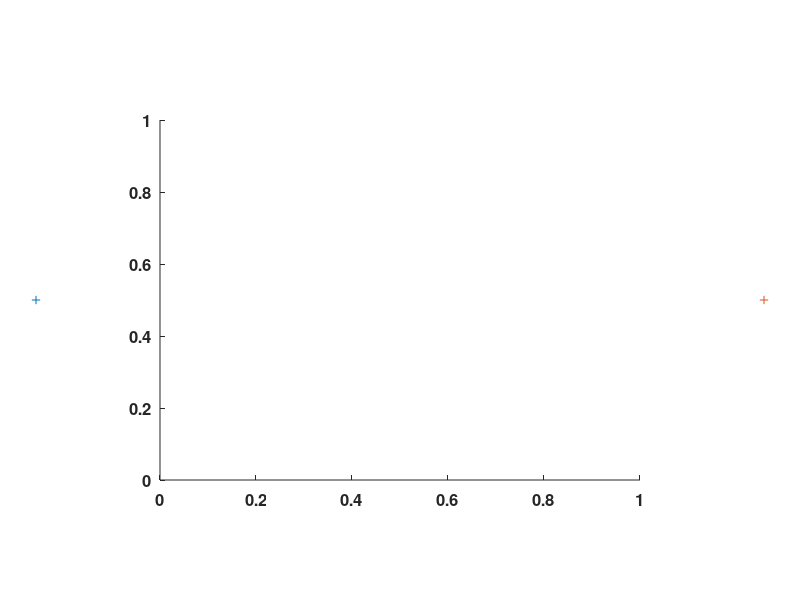

Write the MATLAB code that produced this figure.
%MKVG1	        Make a view graph out of a single plot.
%
%    mkvg1
%
%    Calls: none.
%
%    Bugs: need to move title to another axes to get it to print in the
%          correct spot.

%%%%%%%%%%%%%%%%%%%%%%%%%%%%%%%%%%%%%%%%%%%%%%%%%%%%%%%%%%%%%%%%%%%%%%%%
%%%%%%%%%%%%%%%%%%%%%%%%%%%%%%%%%%%%%%%%%%%%%%%%%%%%%%%%%%%%%%%%%%%%%%%%
%  $Author: rickg $
%
%  $Date: 2004/01/03 08:25:06 $
%
%  $Revision: 1.1.1.1 $
%
%  $Log: mkvg1.m,v $
%  Revision 1.1.1.1  2004/01/03 08:25:06  rickg
%  Matlab Source
%
%  
%     Rev 1.0   23 Sep 1993 09:34:04   rjg
%  Initial revision.
%  
%%%%%%%%%%%%%%%%%%%%%%%%%%%%%%%%%%%%%%%%%%%%%%%%%%%%%%%%%%%%%%%%%%%%%%%%
%%%%%%%%%%%%%%%%%%%%%%%%%%%%%%%%%%%%%%%%%%%%%%%%%%%%%%%%%%%%%%%%%%%%%%%%

%%
%%    Reposition the main plot
%%
set(gca, 'Position', [0.2 0.2 0.6 0.6]);

%%
%%    Get the current figure handle
%%
hCF = gcf;

%%
%%    Get the children of the current figure
%%
hCFChild = get(hCF, 'Children');
nCFChild = length(hCFChild);

%%
%%    Loop over each of the children checking for axes objects
%%
for hIndex = 1:nCFChild,
    %%
    %%    Look for axes objects
    %%
    if strcmp(get(hCFChild(hIndex), 'Type'), 'axes'),

        %%
        %%    Set the xlabel and ylabel to FontSize: 14, FontWeight: Bold
        %%

        set(hCFChild(hIndex),  'FontSize', 12);
        set(hCFChild(hIndex),  'FontWeight', 'bold');

        hXLabel = get(hCFChild(hIndex), 'xlabel');
        hYLabel = get(hCFChild(hIndex), 'ylabel');
        hTitle = get(hCFChild(hIndex), 'title');

        set(hXLabel, 'FontSize', 16);
        set(hXLabel, 'FontWeight', 'bold');
        set(hXLabel, 'VerticalAlignment', 'top')

        set(hYLabel, 'FontSize', 16);
        set(hYLabel, 'FontWeight', 'bold');
        set(hYLabel, 'VerticalAlignment', 'bottom')

        %%
        %%    Loop over each child
        %%
        hCAChild = get(hCFChild(hIndex), 'Children');
        nCAChild = length(hCAChild);
        for hIndex2 = 1:nCAChild,

            %%
            %%    If the object is a line set it's width to 1
            %%
            if strcmp(get(hCAChild(hIndex2), 'Type'),'line')
                set(hCAChild(hIndex2), 'LineWidth', 1);
            end

            %%
            %%    If the object is text set it's font size to 12, font weight
            %%    to bold.
            %%
            if strcmp(get(hCAChild(hIndex2), 'Type'),'text')
                set(hCAChild(hIndex2), 'FontSize', 12);
                set(hCAChild(hIndex2), 'FontWeight', 'bold');
            end
        end
    end
end

%%
%%    Place title as text object in new axes.
%%
set(hTitle, 'Visible', 'off');
strTitle = get(hTitle, 'String');
OldAxes = gca;
hTitleAxes = axes('Position', [0 0.85 1 0.1]);
set(hTitleAxes, 'Visible', 'off');
hNewTitle = text(0.5, 0, strTitle);
set(hNewTitle, 'HorizontalAlignment', 'center');
set(hNewTitle, 'VerticalAlignment', 'bottom');
set(hNewTitle, 'FontSize', 20);
set(hNewTitle, 'FontWeight', 'bold')

%%
%%    Add registration marks
%%
flgReg = input('Enter 1 to plot viewgraph registration marks (0/1): ');

if flgReg,
    hNewAxes = axes('Position', [0 0 1 1]);
    set(hNewAxes, 'Units', 'normalized')
    axis([0 1 0 1])
    hold on
    plot(0.045, 0.5, '+')
    plot(0.955, 0.5, '+')
    set(hNewAxes, 'visible', 'off');
    set(gcf, 'CurrentAxes', OldAxes);
end
